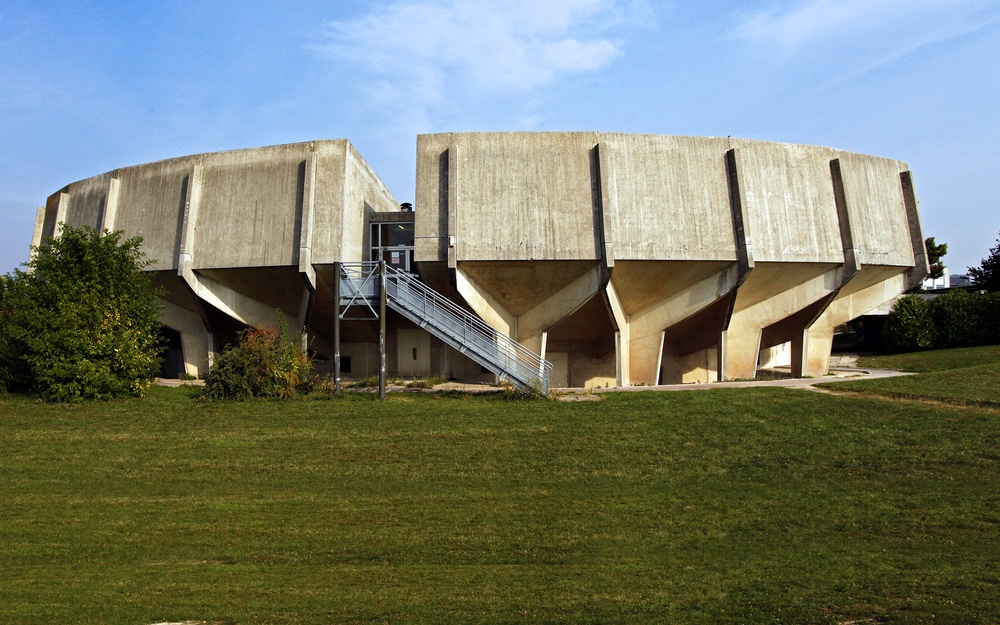
//> input picture kokkos/img/Amphi.jpg, 1000 x 625 px, shrunk from 1920 x 1200 before the run
$ ./opencv_simple -input=img/Amphi.jpg   (built with g++ and OpenCV 4)
//> lines starting //> are read from the running program, lines starting //| are printed output that depends on the picture
### kokkos/gauss_seidel.h
#ifndef GAUSS_SEIDEL_H
#define GAUSS_SEIDEL_H

#include <opencv2/opencv.hpp>

void gauss_seidel_sequential(cv::Mat& A, cv::Mat& A_new, int iterations);
void gauss_seidel_parallel_fronts_cpu(cv::Mat& A, cv::Mat& A_new, int iterations);
void gauss_seidel_parallel_fronts_gpu(cv::Mat& A, cv::Mat& A_new, int iterations);
void gauss_seidel_rb_parallel_cpu(cv::Mat& A, cv::Mat& A_new, int iterations);
void gauss_seidel_rb_parallel_gpu(cv::Mat& A, cv::Mat& A_new, int iterations);

#endif

### kokkos/jacobi.h
#ifndef JACOBI_H
#define JACOBI_H

#include <opencv2/opencv.hpp>

void jacobi_sequential(cv::Mat& A, cv::Mat& A_new, int iterations);
void jacobi_parallel_cpu(cv::Mat& A, cv::Mat& A_new, int iterations);
void jacobi_parallel_gpu(cv::Mat& A, cv::Mat& A_new, int iterations);

#endif // JACOBI_H

### kokkos/gaussianNoise.h
#ifndef GAUSSIANNOISE_H
#define GAUSSIANNOISE_H

#include <opencv2/core.hpp>
#include <opencv2/imgcodecs.hpp>
#include <opencv2/highgui.hpp>
#include <opencv2/imgproc.hpp>

#include <iostream>

using namespace cv;
using namespace std;

inline uchar Clamp(int n);
bool AddGaussianNoise(const Mat mSrc, Mat &mDst,double Mean=0.0, double StdDev=10.0);
bool AddGaussianNoise_Opencv(const Mat mSrc, Mat &mDst,double Mean=0.0, double StdDev=10.0);

#endif

### kokkos/jacobi.cpp
#include "jacobi.h"
#include <iostream>
#include <Kokkos_Core.hpp>

using namespace std;

/**
 * Explications :
    1. Boucle d'itération : La boucle principale pour les itérations de Jacobi.
    2. Mise à jour des pixels : Chaque pixel est mis à jour en séquentiel.
       La nouvelle valeur est calculée comme la moyenne des pixels voisins.
    3. Copie des résultats : Après chaque itération, A_new est copié dans A.
 */
void jacobi_sequential(cv::Mat& A, cv::Mat& A_new, int iterations) {
    // Make a copy of the input image with a padding of 1 pixel
    cv::Mat A_copy(cv::Size(A.size().width+2,A.size().height+2), A.type());
    // Make black the border
    cv::copyMakeBorder(A, A_copy, 1, 1, 1, 1, cv::BORDER_CONSTANT, cv::Scalar(0, 0, 0));

    int N = A_copy.rows;
    int M = A_copy.cols;
    int cn = A_copy.channels();

    cv::Mat A_iter(A_copy.size(), A_copy.type());

    uint8_t* new_pixelPtr = (uint8_t*)A_iter.data;
    uint8_t* pixelPtr = (uint8_t*)A_copy.data;

    // Apply the Jacobi iteration
    for (int iter = 0; iter < iterations; ++iter) {
        // Iterate over the interior pixels
        for (int i = 1; i < N-1; ++i) {
            for (int j = 1; j < M-1; ++j) {
                for (int c = 0; c < cn; ++c) {
                    // Current pixel0
                    uint8_t p_current = pixelPtr[i*M*cn + j*cn + c];
                    // Top pixel
                    uint8_t p_top = pixelPtr[(i-1)*M*cn + j*cn + c];
                    // Bottom pixel
                    uint8_t p_bottom = pixelPtr[(i+1)*M*cn + j*cn + c];
                    // Left pixel
                    uint8_t p_left = pixelPtr[i*M*cn + (j-1)*cn + c];
                    // Right pixel
                    uint8_t p_right = pixelPtr[i*M*cn + (j+1)*cn + c];
                    // Compute the new pixel value
                    // We multiply by 0.2 to avoid division by 5 which is slower
                    uint8_t new_pixel = 0.2 * (p_current + p_top + p_bottom + p_left + p_right);

                    new_pixelPtr[i*M*cn + j*cn + c] = new_pixel;
                }
            }
        }

        // Update the image for the next iteration
        A_iter.copyTo(A_copy);
        std::cout << "Iteration " << iter << " done\r";
    }

    // Copy the middle of the image to the output image
    A_iter(cv::Rect(1, 1, A_iter.cols-2, A_iter.rows-2)).copyTo(A_new);
}

/**
 * Explications :
    1. Initialisation de Kokkos : Kokkos est initialisé pour l'exécution parallèle.
    2. Boucle d'itération : La boucle principale pour les itérations de Jacobi.
    3. Parallélisation sur CPU : Utilisation de Kokkos pour exécuter la mise à jour des pixels en parallèle sur CPU.
    4. Mise à jour des pixels : Pour chaque pixel, la nouvelle valeur est calculée
       comme la moyenne des pixels voisins.
    5. Copie des résultats : Après chaque itération, A_new est copié dans A.
 */
// [36 lines left out: function jacobi_parallel_cpu, not called in this run]

/**
 * Explications :
    1. Initialisation de Kokkos : Kokkos est initialisé pour l'exécution parallèle.
    2. Allocation de la mémoire GPU : Utilisation de Kokkos::View pour allouer de la mémoire sur le GPU.
    3. Copie des données vers le GPU : Les données de la matrice A sont copiées vers le GPU.
    4. Boucle d'itération : La boucle principale pour les itérations de Jacobi.
    5. Parallélisation sur GPU : Utilisation de Kokkos pour exécuter la mise à jour des pixels en parallèle sur GPU.
    6. Mise à jour des pixels : Pour chaque pixel, la nouvelle valeur est calculée
       comme la moyenne des pixels voisins.
    7. Copie des résultats : Après chaque itération, les données sont copiées de d_A_new vers d_A.
    8. Copie des résultats vers le CPU : À la fin des itérations, les résultats sont copiés vers A.
 */
// [48 lines left out: function jacobi_parallel_gpu, not called in this run]

### kokkos/gaussianNoise.cpp
#include "gaussianNoise.h"
inline uchar Clamp(int n)
{
    n = n>255 ? 255 : n;
    return n<0 ? 0 : n;
}

bool AddGaussianNoise(const Mat mSrc, Mat &mDst,double Mean, double StdDev)
{
    if(mSrc.empty())
    {
        cout<<"[Error]! Input Image Empty!";
        return 0;
    }

    Mat mGaussian_noise = Mat(mSrc.size(),CV_16SC3);
    randn(mGaussian_noise,Scalar::all(Mean),Scalar::all(StdDev));

    for (int Rows = 0; Rows < mSrc.rows; Rows++)
    {
        for (int Cols = 0; Cols < mSrc.cols; Cols++)
        {
            Vec3b Source_Pixel= mSrc.at<Vec3b>(Rows,Cols);
            Vec3b &Des_Pixel= mDst.at<Vec3b>(Rows,Cols);
            Vec3s Noise_Pixel= mGaussian_noise.at<Vec3s>(Rows,Cols);

            for (int i = 0; i < 3; i++)
            {
                int Dest_Pixel= Source_Pixel.val[i] + Noise_Pixel.val[i];
                Des_Pixel.val[i]= Clamp(Dest_Pixel);
            }
        }
    }

    return true;
}

// [18 lines left out: function AddGaussianNoise_Opencv, not called in this run]

### kokkos/opencv_simple.cpp
#include <opencv2/opencv.hpp>
#include <Kokkos_Core.hpp>
#include "gaussianNoise.h"
#include "jacobi.h"
#include "gauss_seidel.h"

using namespace cv;
using namespace std;

#define NOISE_ITER 15

int main(int argc, char** argv)
{
    const String keys =
    "{input |img/lena.jpg|input image}"
    "{filter |jacobi|filter to apply (jacobi - jacobi_cpu - jacobi_gpu - gauss_seidel - gauss_seidel_fronts_cpu - gauss_seidel_fronts_gpu - gauss_seidel_rb_cpu - gauss_seidel_rb_gpu)}"
    "{help h usage ? | | print this message}"
    "{iteration |1|number of iterations for the filter}"
    "{cpu |8|number of threads for the filter}"
    "{noise_iter |15|number of iterations of the noise maker}"
    ;
    CommandLineParser parser(argc, argv, keys);

    // We print the help message if the user asks for it
    if(parser.has("help"))
    {
        parser.printMessage();
        return 0;
    }

    String imageName = parser.get<String>("input");
    String filterName = parser.get<String>("filter");
    int iterations = parser.get<int>("iteration");
    int num_threads = parser.get<int>("cpu");
    int noise_iter = parser.get<int>("noise_iter");
    string image_path = samples::findFile(imageName, false, true);

    // Vérification de l'existence de l'image
    if(image_path.empty())
    {
        std::cout << "Could not read the image: " << imageName << std::endl;
        return 1;
    }

    // Lecture de l'image
    Mat img = imread(image_path, IMREAD_COLOR);
//> img is the input picture: 625 rows x 1000 cols, CV_8UC3; mean B, G, R 107.5, 121.2, 114.8
    if(img.empty())
    {
        std::cout << "Could not read the image: " << image_path << std::endl;
        return 1;
    }

    // Affichage des paramètres de l'exécution
    cout << "Filter to apply: " << filterName << endl;
    cout << "Number of iterations: " << iterations << endl;
    cout << "Number of threads: " << num_threads << endl;

    // Bruitage de l'image
    Mat mColorNoise(img.size(), img.type());
    for(int i = 0; i < noise_iter; ++i)
    {
        AddGaussianNoise(img, mColorNoise, 0, 30.0);
        if(i < (noise_iter - 1))
        {
            uint8_t* tmp = img.data;
            img.data = mColorNoise.data;
            mColorNoise.data = tmp;
        }
    }
//> this loop made 15 passes
//> pass 1, in AddGaussianNoise, `randn(mGaussian_noise,Scalar::all(Mean),Scalar::all(StdDev));`:
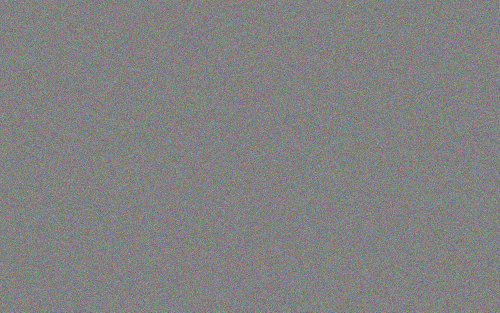
//> mGaussian_noise: 625 rows x 1000 cols, CV_16SC3 (shown at 1/2 size); mean B, G, R 0, 0, 0; drawn with min black and max white
//> pass 1, `AddGaussianNoise(img, mColorNoise, 0, 30.0);`:
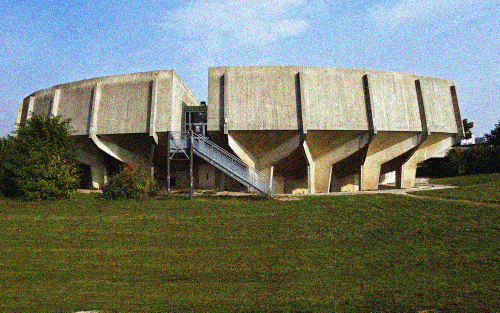
//> mColorNoise: 625 rows x 1000 cols, CV_8UC3 (shown at 1/2 size); mean B, G, R 107.7, 121.5, 115
//> pass 2, in AddGaussianNoise (call 2), `randn(mGaussian_noise,Scalar::all(Mean),Scalar::all(StdDev));`:
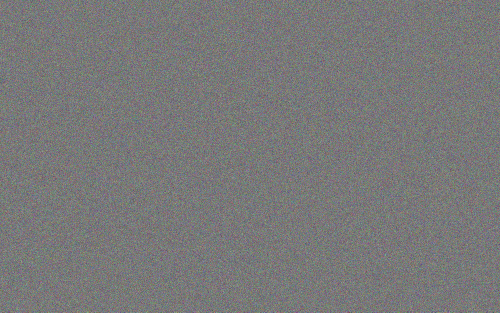
//> mGaussian_noise: 625 rows x 1000 cols, CV_16SC3 (shown at 1/2 size); mean B, G, R 0, 0, 0; drawn with min black and max white
//> after the loop:
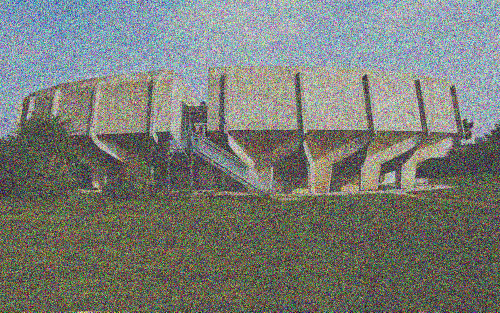
//> img: 625 rows x 1000 cols, CV_8UC3 (shown at 1/2 size); mean B, G, R 117.5, 124.1, 120.6
//> after the loop:
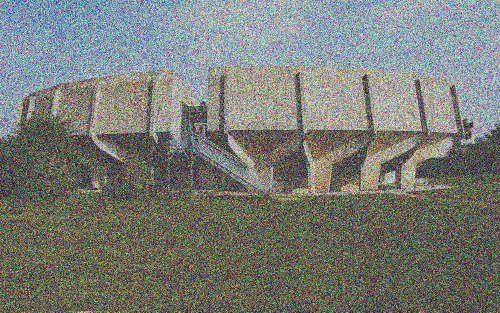
//> mColorNoise: 625 rows x 1000 cols, CV_8UC3 (shown at 1/2 size); mean B, G, R 118.1, 124.3, 121

    // On crée une matrice pour stocker le résultat
    Mat m_result_filter(img.size(), img.type());

    // On crée le nom du fichier de sortie
    string filter_file_name = "res/" + filterName + "_res.jpg";

    // On marque le temps de début
    double start = getTickCount();

    // Configuration des variables d'environnement pour OpenMP
    omp_set_num_threads(num_threads);
//> (this line was passed over: omp_set_num_threads is not available in this run)
    setenv("OMP_PROC_BIND", "spread", 1);
    setenv("OMP_PLACES", "threads", 1);

    // Initialisation de Kokkos
    Kokkos::initialize();
//> (this line was passed over: Kokkos is not available in this run)
    {
        // On applique le filtre suivant la valeur de filterName
        // Jacobi
        if(filterName == "jacobi")
        {
            jacobi_sequential(mColorNoise, m_result_filter, iterations);
//> the loop in jacobi_sequential, `for (int iter = 0; iter < iterations; ++iter)` made 1 pass
//> pass 1, in jacobi_sequential, `A_iter.copyTo(A_copy);`:
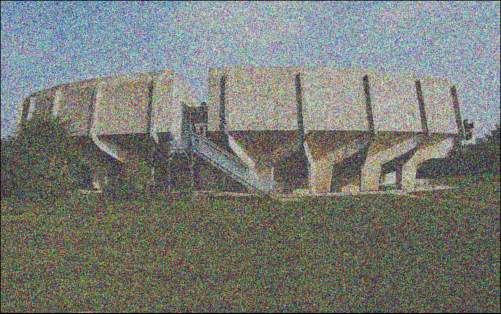
//> A_copy: 627 rows x 1002 cols, CV_8UC3 (shown at 1/2 size); mean B, G, R 116.9, 123.2, 119.8
//> in jacobi_sequential, `A_iter(cv::Rect(1, 1, A_iter.cols-2, A_iter.rows-2)).copyTo(A_new);`:
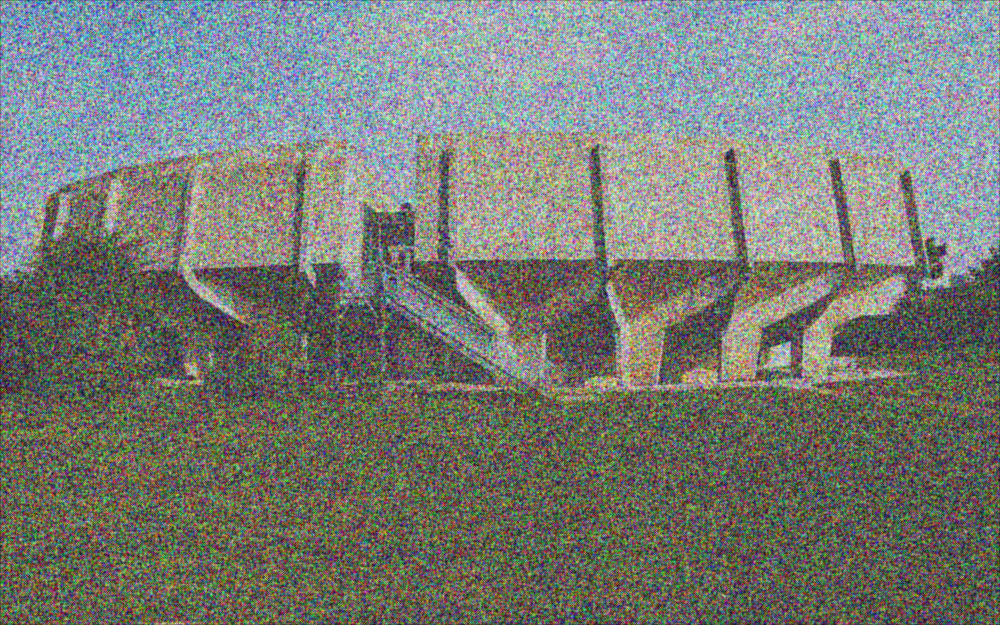
//> A_new: 625 rows x 1000 cols, CV_8UC3; mean B, G, R 117.5, 123.8, 120.4
        }
        else if(filterName == "jacobi_cpu")
        {
            jacobi_parallel_cpu(mColorNoise, m_result_filter, iterations);
        }
        else if (filterName == "jacobi_gpu")
        {
            jacobi_parallel_gpu(mColorNoise, m_result_filter, iterations);
        }
        // Gauss Seidel
        else if(filterName == "gauss_seidel")
        {
            gauss_seidel_sequential(mColorNoise, m_result_filter, iterations);
        }
        else if(filterName == "gauss_seidel_fronts_cpu")
        {
            gauss_seidel_parallel_fronts_cpu(mColorNoise, m_result_filter, iterations);
        }
        else if(filterName == "gauss_seidel_fronts_gpu")
        {
            gauss_seidel_parallel_fronts_gpu(mColorNoise, m_result_filter, iterations);
        }
        else if(filterName == "gauss_seidel_rb_cpu")
        {
            gauss_seidel_rb_parallel_cpu(mColorNoise, m_result_filter, iterations);
        }
        else if(filterName == "gauss_seidel_rb_gpu")
        {
            gauss_seidel_rb_parallel_gpu(mColorNoise, m_result_filter, iterations);
        }
        // Non trouvé
        else
        {
            cout << "Filter not found" << endl;
            Kokkos::finalize();
            return 1;
        }
    }
    Kokkos::finalize();
//> (this line was passed over: Kokkos is not available in this run)

    // On marque le temps de fin
    double end = getTickCount();
    double time = (end - start) / getTickFrequency();
    cout << "Execution time: " << time << "s" << endl;

    fprintf(stdout, "Writting the output image of size %dx%d...\n", img.rows, img.cols);
//| Writting the output image of size 625x1000...

    imwrite("res/noised_res.jpg", mColorNoise);
    imwrite(filter_file_name, m_result_filter);

    return 0;
}

$ run again, on kokkos/img/UFR_SEN.jpg
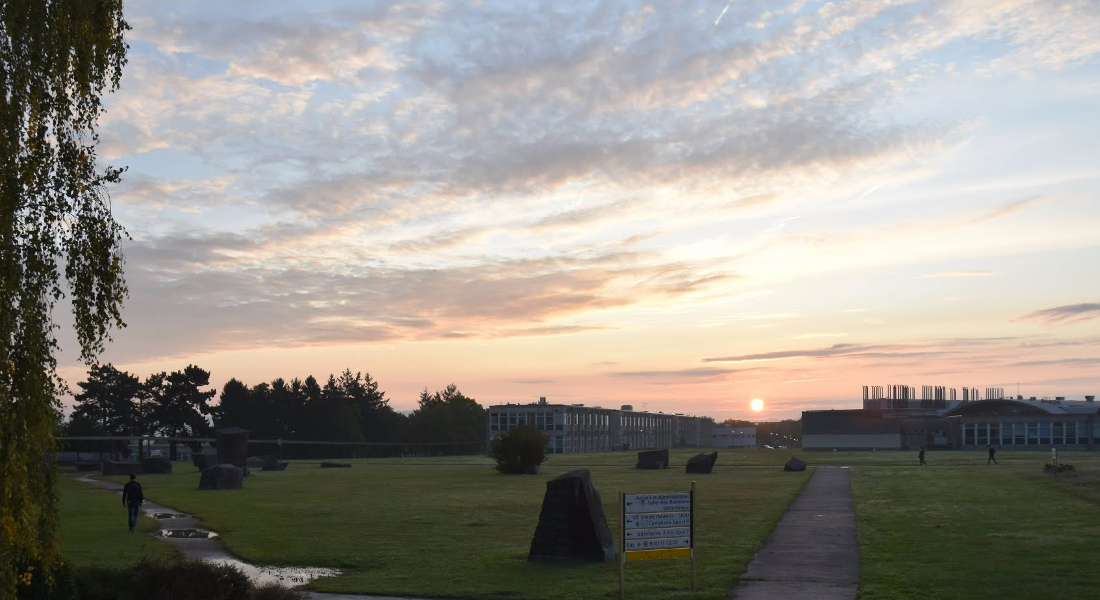
//> input picture kokkos/img/UFR_SEN.jpg, 1100 x 600 px
//> img is the input picture: 600 rows x 1100 cols, CV_8UC3; mean B, G, R 136.6, 144.1, 148.1
//> after the loop `for(int i = 0; i < noise_iter; ++i)`:
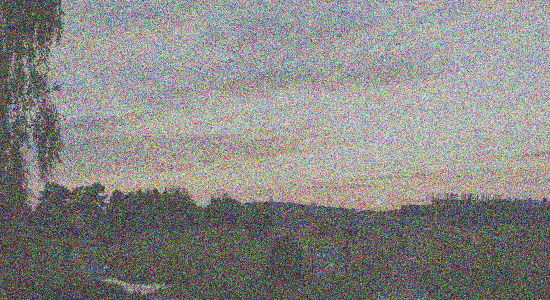
//> mColorNoise: 600 rows x 1100 cols, CV_8UC3 (shown at 1/2 size); mean B, G, R 132.9, 135.5, 136.4
//> the loop in jacobi_sequential, `for (int iter = 0; iter < iterations; ++iter)` made 1 pass
//> pass 1, in jacobi_sequential, `A_iter.copyTo(A_copy);`:
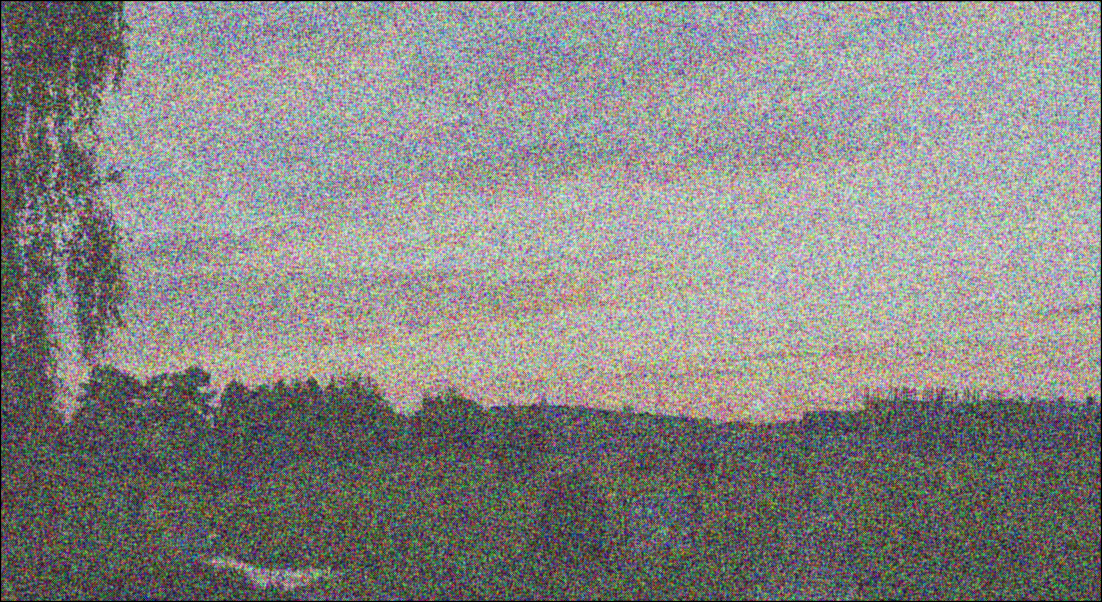
//> A_copy: 602 rows x 1102 cols, CV_8UC3; mean B, G, R 131.7, 134.3, 135.2
//| Writting the output image of size 600x1100...

$ run again, on kokkos/img/img.jpg
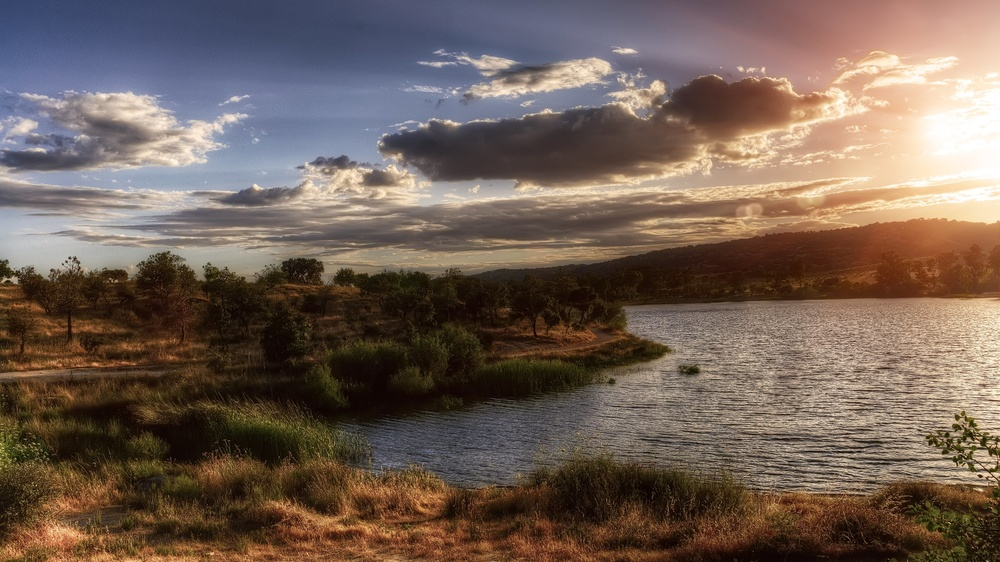
//> input picture kokkos/img/img.jpg, 1000 x 562 px, shrunk from 3840 x 2160 before the run
//> img is the input picture: 562 rows x 1000 cols, CV_8UC3; mean B, G, R 85.7, 96.6, 114.1
//> the loop `for(int i = 0; i < noise_iter; ++i)` made 15 passes
//> pass 1, in AddGaussianNoise, `randn(mGaussian_noise,Scalar::all(Mean),Scalar::all(StdDev));`:
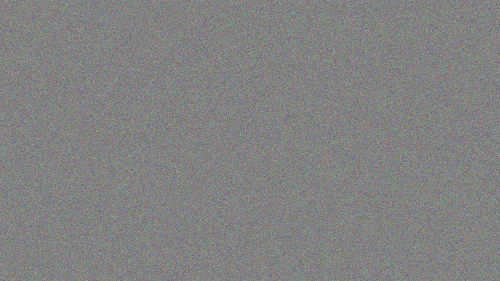
//> mGaussian_noise: 562 rows x 1000 cols, CV_16SC3 (shown at 1/2 size); mean B, G, R 0, 0, 0; drawn with min black and max white
//> in jacobi_sequential, `A_iter(cv::Rect(1, 1, A_iter.cols-2, A_iter.rows-2)).copyTo(A_new);`:
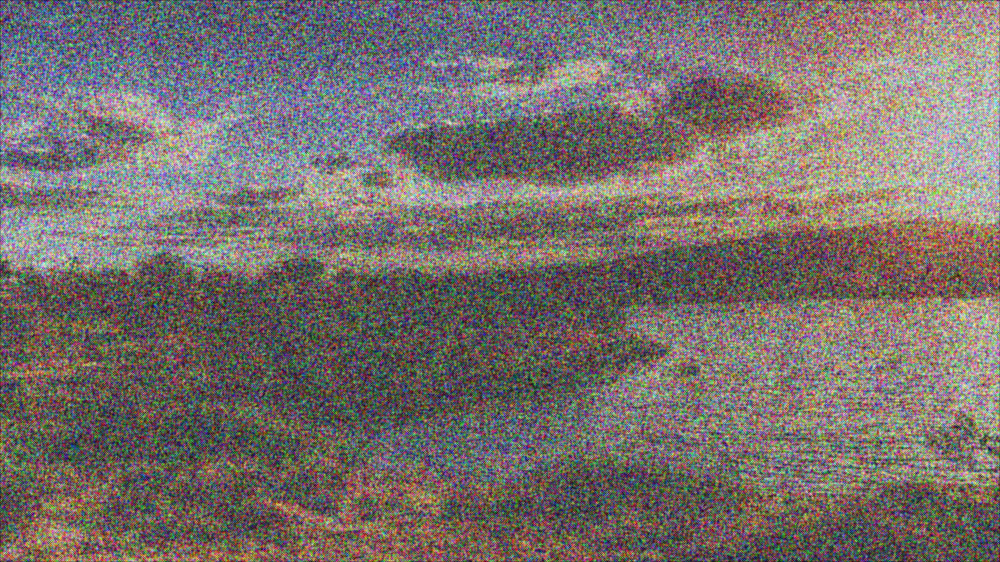
//> A_new: 562 rows x 1000 cols, CV_8UC3; mean B, G, R 108.2, 112, 119.7
//| Writting the output image of size 562x1000...
